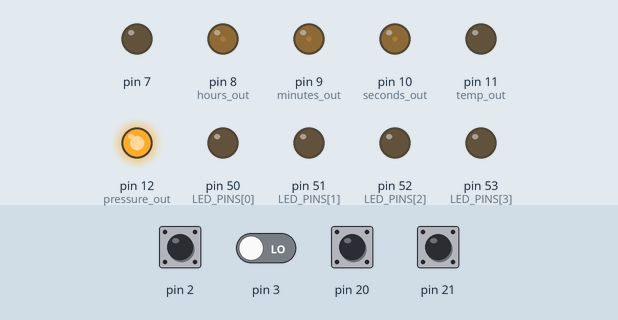
A sketch run on a simulated Arduino Mega 2560, built with avr-gcc and run on an emulated ATmega2560. On the bench: output pins drawn as LEDs (lit = HIGH). The test bench sets the inputs (shaded band); at power-on: pin 2, pin 20, pin 21 HIGH, pin 3 LOW. What the sketch prints to the serial monitor is not drawn.

Above: at 1.2 s.
1.3 s: pin 2 pulled LOW for 0.15 s
At 1.8 s:
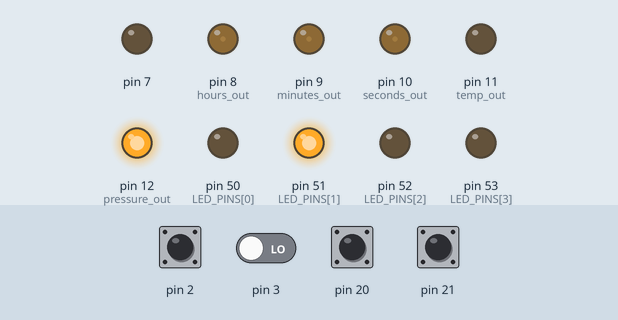
2.9 s: pin 20 pulled LOW for 0.15 s
At 4.1 s:
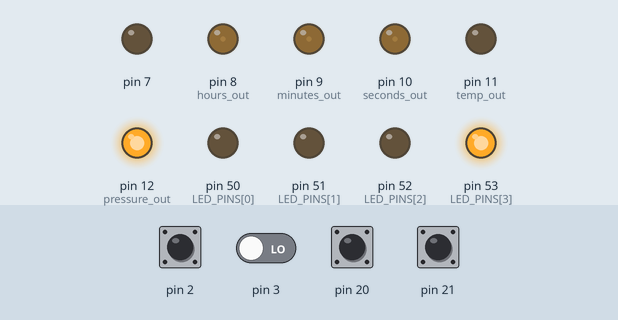
4.5 s: pin 21 pulled LOW for 0.15 s
At 5.4 s:
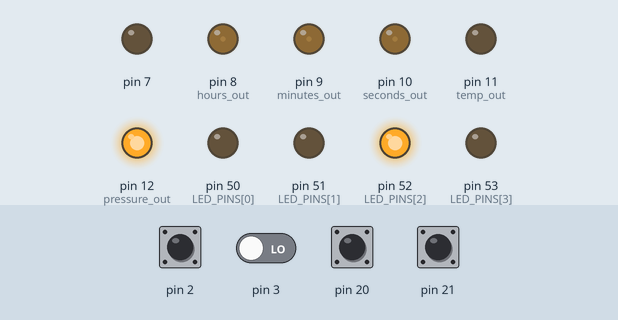
6.1 s: pin 2 pulled LOW for 1 s
At 6.7 s:
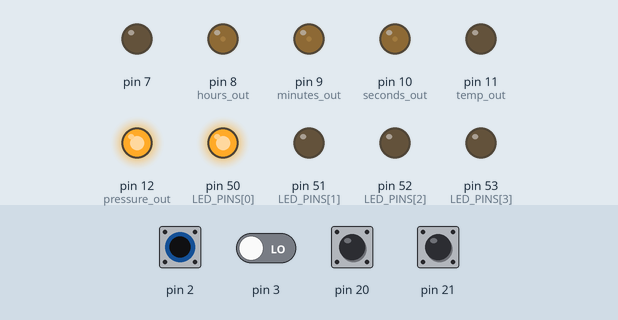
8.6 s: pin 21 pulled LOW for 1 s
At 9.8 s:
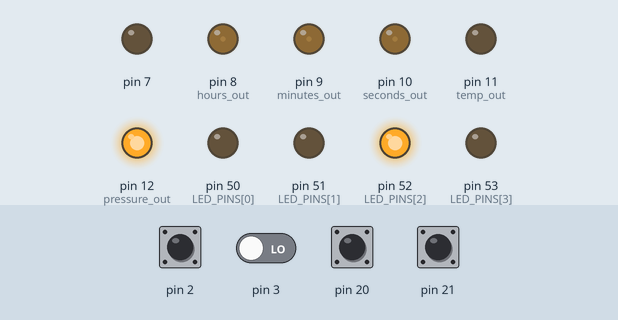
Timing chart, 0 to 11.6 s (numbered marks = the images above; inputs shaded):
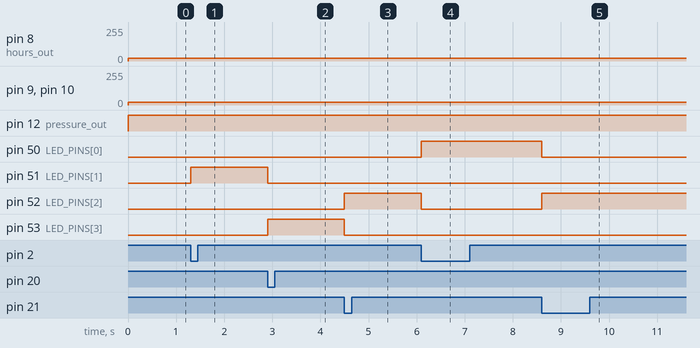

Measured:
- after the input at 1.3 s, pin 51 (LED_PINS[1]): LOW → HIGH at once
- after the input at 2.9 s, pin 51 (LED_PINS[1]): HIGH → LOW at once; pin 53 (LED_PINS[3]): LOW → HIGH at once
- after the input at 4.5 s, pin 52 (LED_PINS[2]): LOW → HIGH at once; pin 53 (LED_PINS[3]): HIGH → LOW at once
- after the input at 6.1 s, pin 50 (LED_PINS[0]): LOW → HIGH at once; pin 52 (LED_PINS[2]): HIGH → LOW at once
- after the input at 8.6 s, pin 50 (LED_PINS[0]): HIGH → LOW at once; pin 52 (LED_PINS[2]): LOW → HIGH at once

The sketch:

somethingclock.ino
```cpp
const int hours_out = 8;
const int minutes_out = 9;
const int seconds_out = 10;
const int temp_out = 11;
const int pressure_out = 12;

const size_t NUM_HEADER_BYTES = 7;
const char BEGIN[] = "\x08\x06\x07\x05\x03\x00\x09";

const int LED_PINS[] = {50, 51, 52, 53};

void seconds_meter(int seconds)
{
  // Add a bit more to get low numbers into the range that
  // even registers
  analogWrite(seconds_out, ((seconds+5.0)/(59+5))*255.0);
}

void minutes_meter(int minutes)
{
  analogWrite(minutes_out, ((minutes+5.0)/(59+5))*255.0);
}

void hours_meter(int hours)
{
  analogWrite(hours_out, ((hours+1.0)/(11+1))*255.0);
}

void temp_meter(int temp)
{
    // temp range: [0,100]
    analogWrite(temp_out, (int)((temp/100.0)*255.0));
}

void baro_meter(float pressure)
{
  // range: [29.0, 31.0]
  // 29.0 --> 0
  // 31.0 --> 255
  analogWrite(pressure_out, ((pressure - 29.0)/(31.0 - 29.0))*255.0);
}

struct CityData
{
  char hour;
  char minute;
  char second;

  float temperature;
  float pressure;
};

class Application {
  CityData* cities;
  size_t num_cities;

  size_t num_header_bytes_in_a_row;

  size_t active_city;

public:

  void init(CityData* cities, size_t num_cities){
    this->cities = cities;
    this->num_cities = num_cities;
    this->active_city = 0;

    for (size_t i=0; i<(sizeof(CityData)*num_cities); ++i){
      ((char *)(this->cities))[i] = 0;
      this->cities[i].hour = i+2;
      this->cities[i].minute = i*10;
    }

    this->num_header_bytes_in_a_row=0;
  }

  void process_serial(){
    while (Serial.available() > 0) {
      if (this->num_header_bytes_in_a_row < NUM_HEADER_BYTES) {
        char new_byte = Serial.read();
        if (new_byte == BEGIN[num_header_bytes_in_a_row]){
          this->num_header_bytes_in_a_row++;
        } else {
          Serial.println("Dropping...");
          Serial.flush();
          this->num_header_bytes_in_a_row = 0;
        }
      } else { // We're ready to read a whole thing
        break;
      }
    }

    if (this->num_header_bytes_in_a_row == NUM_HEADER_BYTES
        &&
        Serial.available() >= (sizeof(CityData)+1)){
      size_t index = Serial.read();
      if (index >= this->num_cities) {
        return;
      }

      Serial.readBytes((char *)(this->cities + index), sizeof(CityData));
      Serial.println("Processed input.");
      Serial.print((int)this->cities[index].second);
      Serial.println();
      this->num_header_bytes_in_a_row = 0;
    }
  }

  void update_board(){
    CityData c = this->cities[this->active_city];

    hours_meter(c.hour % 12);
    minutes_meter(c.minute);
    seconds_meter(c.second);

    temp_meter(c.temperature);
    baro_meter(c.pressure);
  }

  void set_active_city(size_t i){
    this->active_city = i;

    for (size_t j=0; j<sizeof(LED_PINS); ++j){
      digitalWrite(LED_PINS[j], (i==j ? HIGH : LOW));
    }
  }
};

Application app;
CityData cities[4];

void city_0(){app.set_active_city(0);}
void city_1(){app.set_active_city(1);}
void city_2(){app.set_active_city(2);}
void city_3(){app.set_active_city(3);}

void setup_isr()
{
  for (size_t i; i<sizeof(LED_PINS); i++){
    pinMode(LED_PINS[i], OUTPUT);
    digitalWrite(LED_PINS[i], LOW);
  }

  pinMode(2, INPUT_PULLUP);
  pinMode(3, INPUT_PULLUP);
  pinMode(21, INPUT_PULLUP);
  pinMode(20, INPUT_PULLUP);

  attachInterrupt(0, city_0, FALLING);
  attachInterrupt(1, city_1, FALLING);
  attachInterrupt(2, city_2, FALLING);
  attachInterrupt(3, city_3, FALLING);
}

void setup()
{
  Serial.begin(1200);

  app.init(cities, 4);

  pinMode(hours_out, OUTPUT);
  pinMode(minutes_out, OUTPUT);
  pinMode(seconds_out, OUTPUT);

  setup_isr();

  Serial.println("Initialized.");
}

void loop()
{
  app.process_serial();
  app.update_board();
}
```
